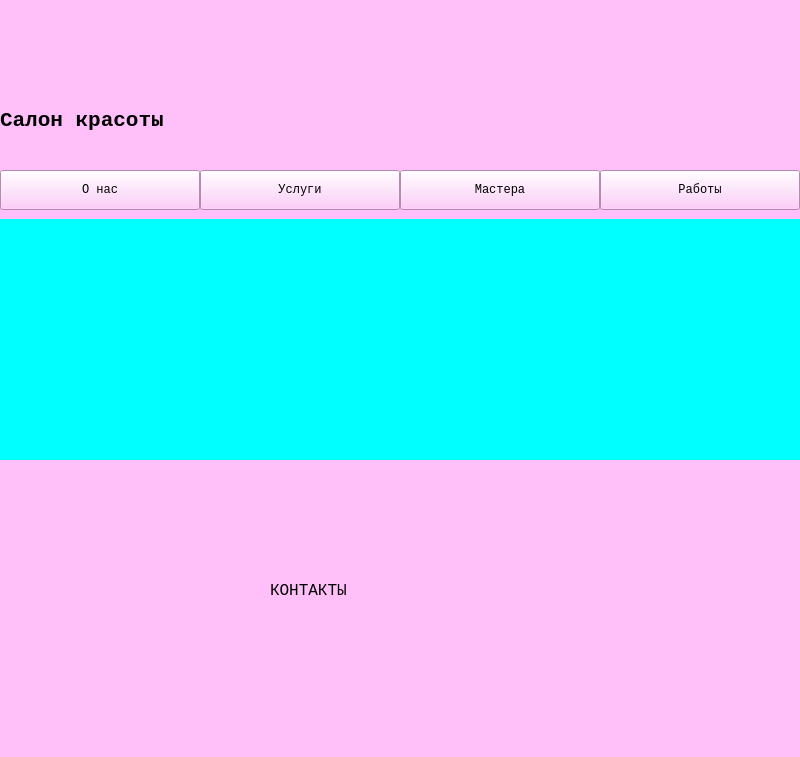
<?xml version="1.0" encoding="UTF-8"?>
<ui version="4.0">
 <class>MainWindow</class>
 <widget class="QMainWindow" name="MainWindow">
  <property name="geometry">
   <rect>
    <x>0</x>
    <y>0</y>
    <width>800</width>
    <height>757</height>
   </rect>
  </property>
  <property name="font">
   <font>
    <family>Courier New</family>
    <weight>50</weight>
    <bold>false</bold>
   </font>
  </property>
  <property name="windowTitle">
   <string>Cалон красоты</string>
  </property>
  <property name="styleSheet">
   <string notr="true">background-color: rgb(255, 192, 249);</string>
  </property>
  <widget class="QWidget" name="centralwidget">
   <widget class="QLabel" name="label">
    <property name="geometry">
     <rect>
      <x>0</x>
      <y>110</y>
      <width>791</width>
      <height>20</height>
     </rect>
    </property>
    <property name="font">
     <font>
      <family>Courier New</family>
      <pointsize>16</pointsize>
      <weight>75</weight>
      <italic>false</italic>
      <bold>true</bold>
      <underline>false</underline>
      <strikeout>false</strikeout>
     </font>
    </property>
    <property name="text">
     <string>Салон красоты</string>
    </property>
    <property name="margin">
     <number>300</number>
    </property>
   </widget>
   <widget class="QPushButton" name="btn_master">
    <property name="geometry">
     <rect>
      <x>400</x>
      <y>170</y>
      <width>200</width>
      <height>40</height>
     </rect>
    </property>
    <property name="font">
     <font>
      <family>Courier New</family>
     </font>
    </property>
    <property name="text">
     <string>Мастера</string>
    </property>
   </widget>
   <widget class="QPushButton" name="btn_services">
    <property name="geometry">
     <rect>
      <x>200</x>
      <y>170</y>
      <width>200</width>
      <height>40</height>
     </rect>
    </property>
    <property name="font">
     <font>
      <family>Courier New</family>
     </font>
    </property>
    <property name="text">
     <string>Услуги</string>
    </property>
   </widget>
   <widget class="QPushButton" name="btn_services_2">
    <property name="geometry">
     <rect>
      <x>600</x>
      <y>170</y>
      <width>200</width>
      <height>40</height>
     </rect>
    </property>
    <property name="font">
     <font>
      <family>Courier New</family>
     </font>
    </property>
    <property name="text">
     <string>Работы</string>
    </property>
   </widget>
   <widget class="QPushButton" name="btn_services_3">
    <property name="geometry">
     <rect>
      <x>0</x>
      <y>170</y>
      <width>200</width>
      <height>40</height>
     </rect>
    </property>
    <property name="font">
     <font>
      <family>Courier New</family>
     </font>
    </property>
    <property name="text">
     <string>О нас</string>
    </property>
   </widget>
   <widget class="QLabel" name="labe_image">
    <property name="geometry">
     <rect>
      <x>0</x>
      <y>219</y>
      <width>800</width>
      <height>241</height>
     </rect>
    </property>
    <property name="styleSheet">
     <string notr="true">background-image: url(/Users/annasarybaeva/Desktop/db/img/salony-krasoty.jpg);
background-color: rgb(0, 255, 255);</string>
    </property>
    <property name="text">
     <string/>
    </property>
   </widget>
   <widget class="QLabel" name="label_2">
    <property name="geometry">
     <rect>
      <x>270</x>
      <y>560</y>
      <width>101</width>
      <height>61</height>
     </rect>
    </property>
    <property name="font">
     <font>
      <family>Courier New</family>
      <pointsize>12</pointsize>
     </font>
    </property>
    <property name="text">
     <string>КОНТАКТЫ</string>
    </property>
   </widget>
  </widget>
  <widget class="QMenuBar" name="menubar">
   <property name="geometry">
    <rect>
     <x>0</x>
     <y>0</y>
     <width>800</width>
     <height>24</height>
    </rect>
   </property>
  </widget>
  <widget class="QStatusBar" name="statusbar"/>
 </widget>
 <resources/>
 <connections/>
</ui>
